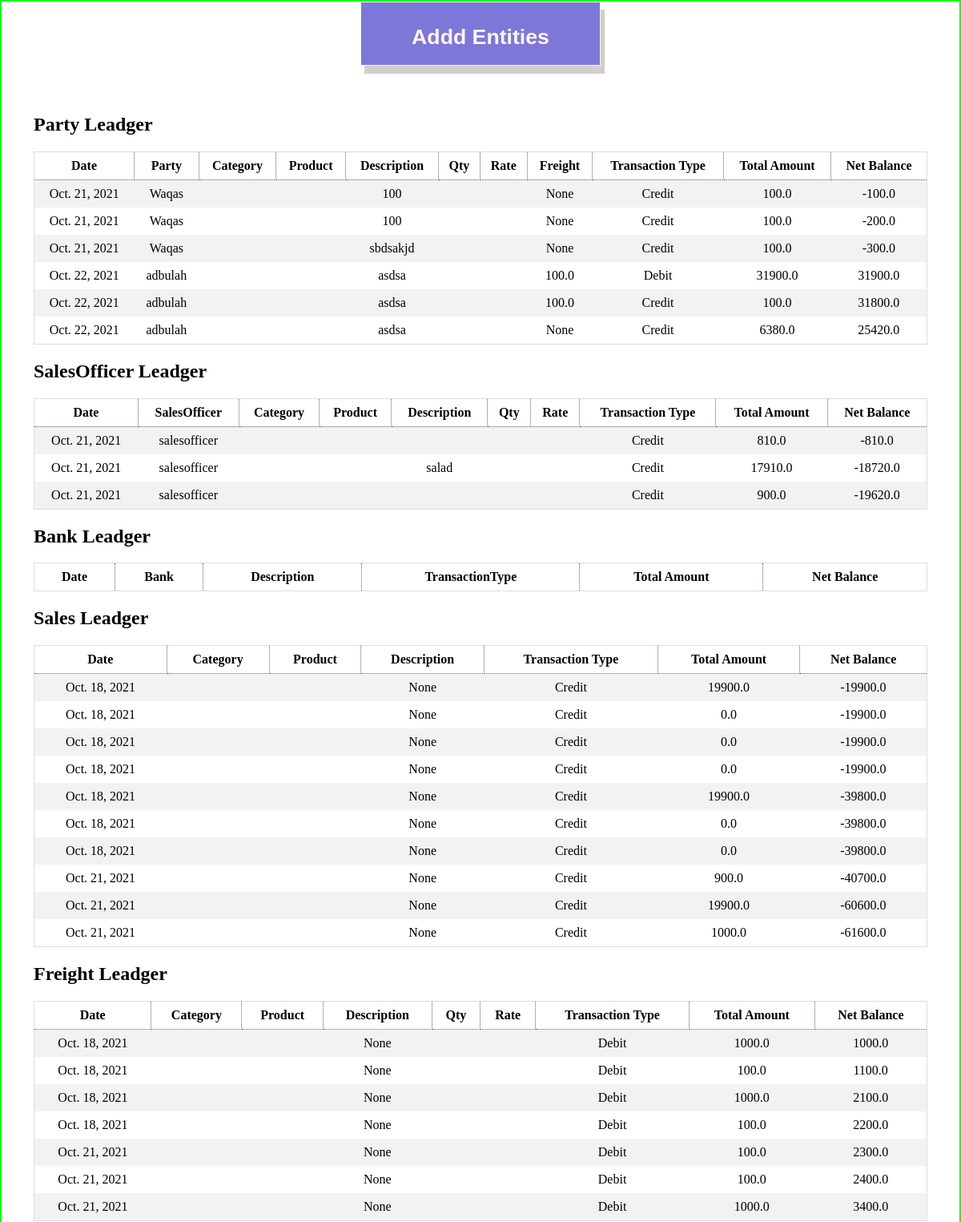
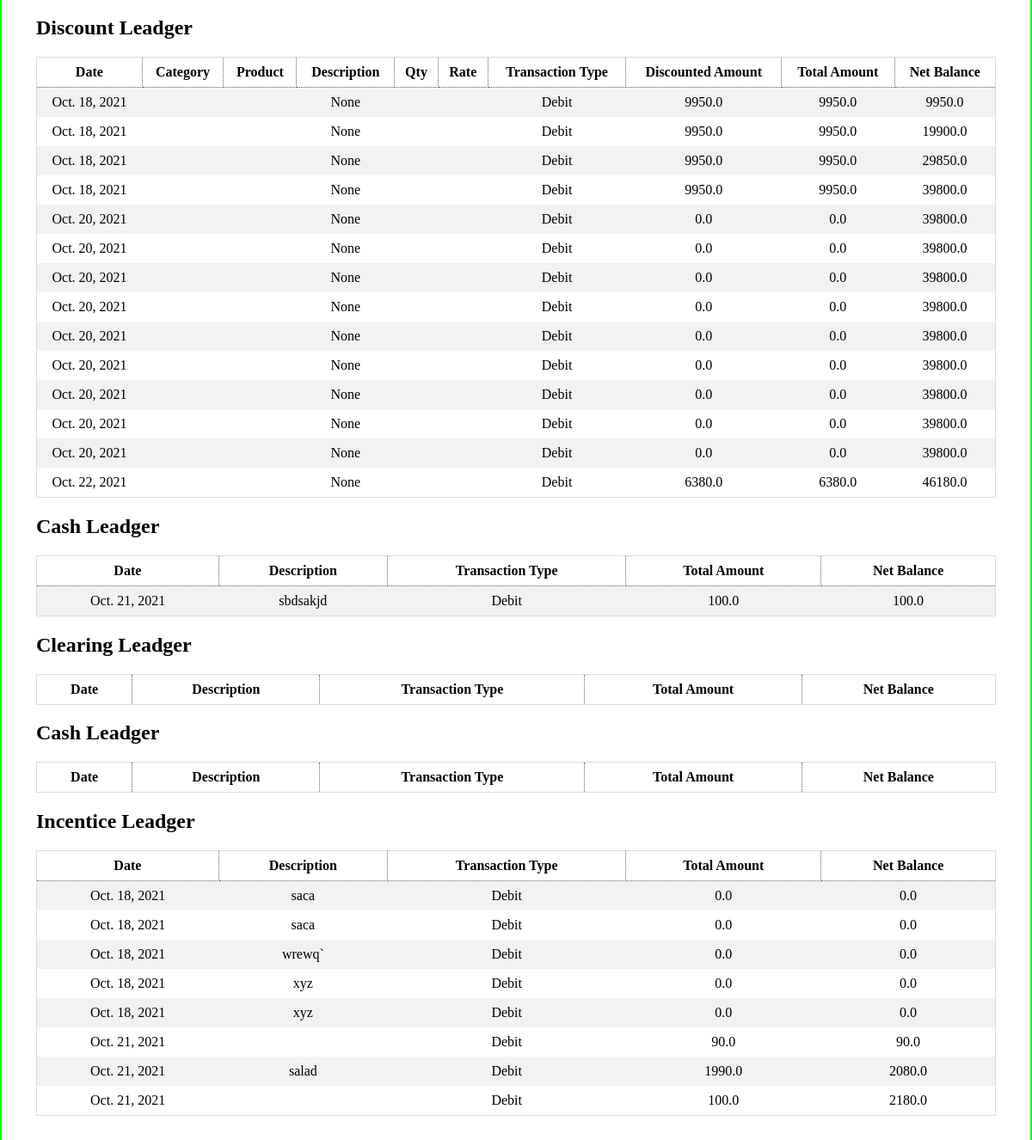
Page /apis/test on the earlier database version (2 pictures, top to bottom).
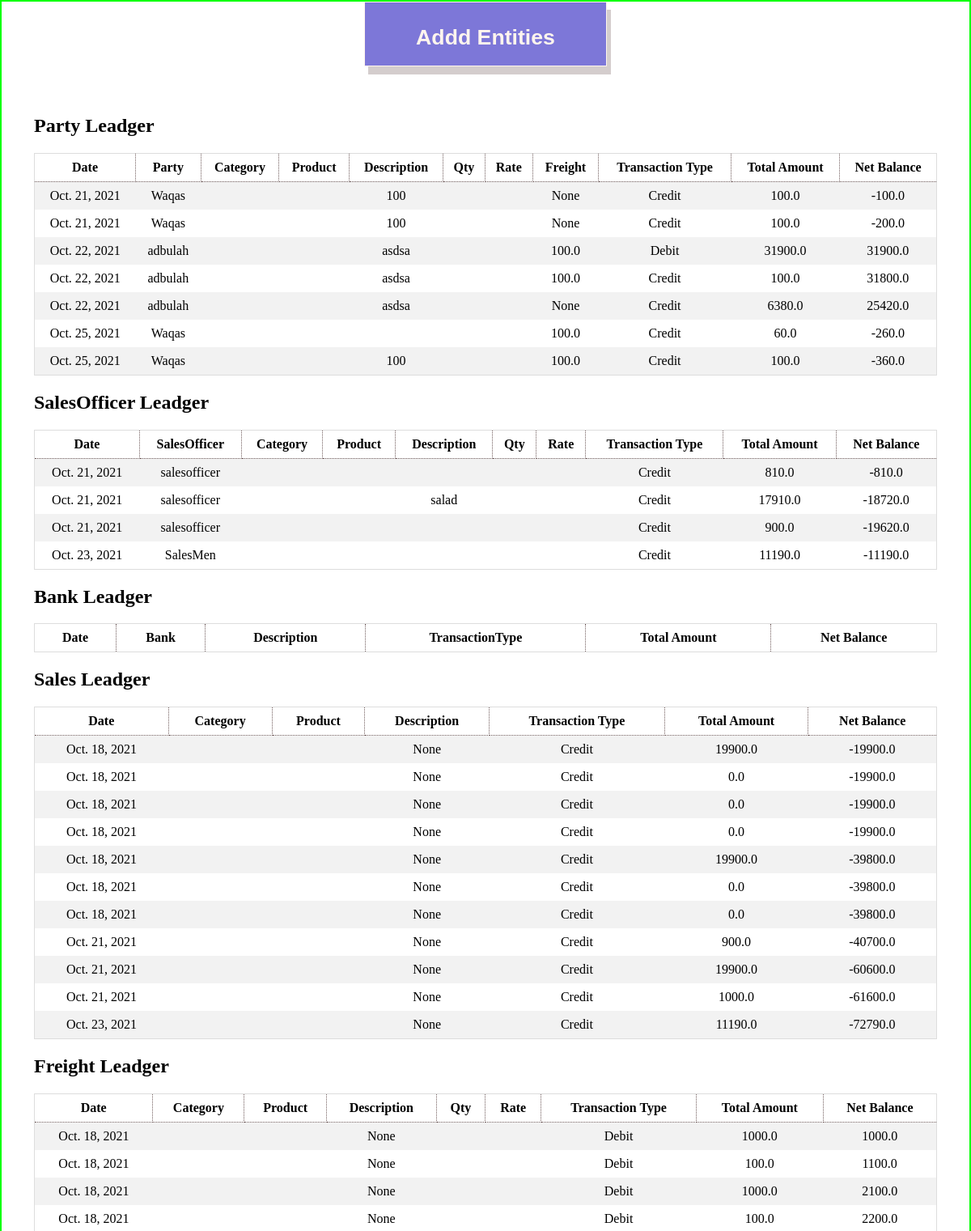
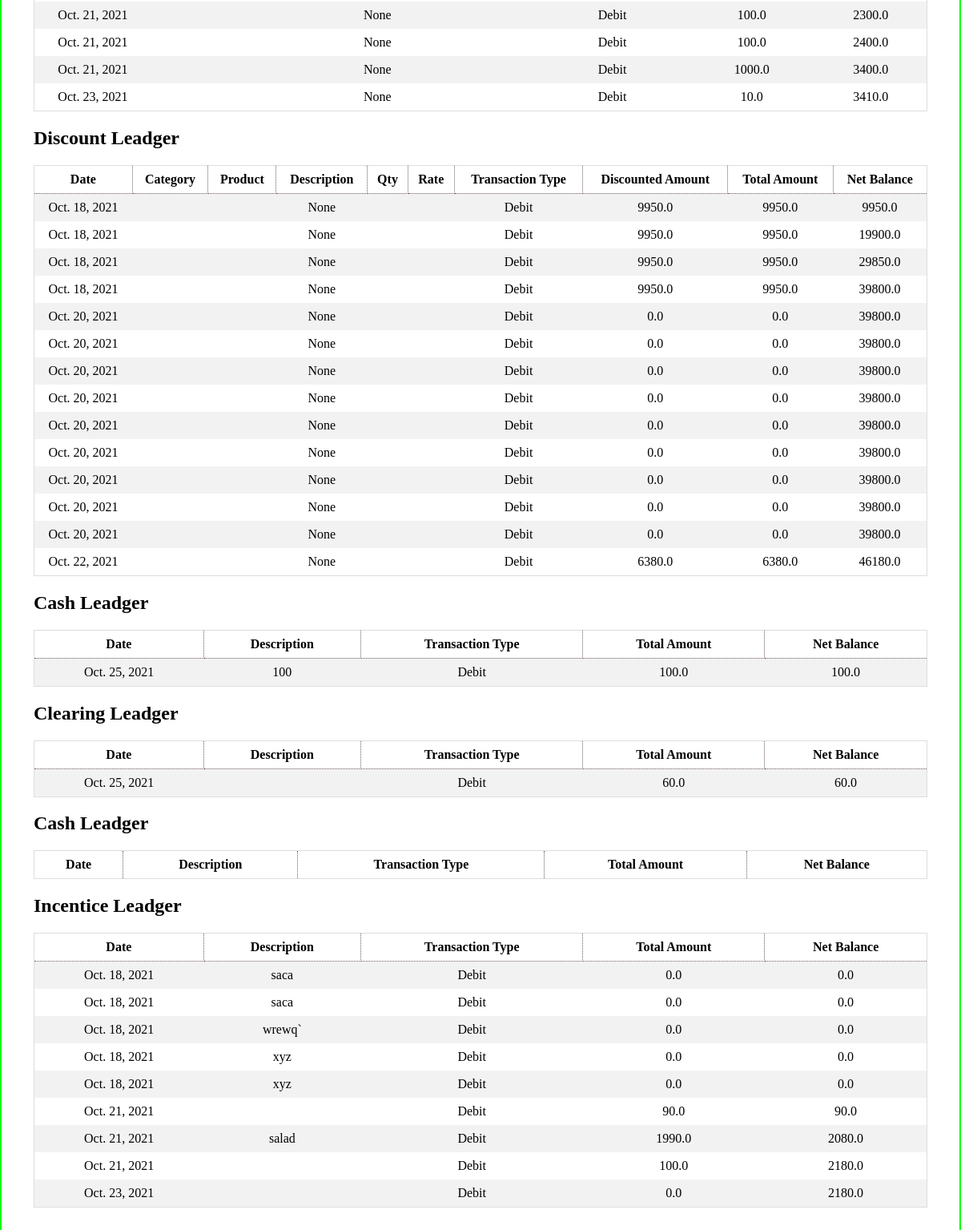
Same page on the later database version (2 pictures, top to bottom).
### app/models.py (models this page shows, shortened)
class Ledger(models.Model):
    date = models.DateField(default=timezone.now, blank=True)
    description = models.CharField(max_length=50, null=True)
    transaction_type = models.CharField(max_length=50, choices=(
        ('Debit', 'Debit'), ('Credit', 'Credit')))
    total_amount = models.FloatField(null=True)
    net_balance = models.FloatField(blank=True, default=0.0)

class PartyLedger(Ledger):
    party = models.ForeignKey(Party,on_delete=models.CASCADE)
    sales_officer = models.ForeignKey(SalesOfficer, on_delete=models.CASCADE,null=True,blank=True)
    freight = models.FloatField(blank=True,null=True)

class Ledger(models.Model):
    date = models.DateField(default=timezone.now, blank=True)
    description = models.CharField(max_length=50, null=True)
    transaction_type = models.CharField(max_length=50, choices=(
        ('Debit', 'Debit'), ('Credit', 'Credit')))
    total_amount = models.FloatField(null=True)
    net_balance = models.FloatField(blank=True, default=0.0)

class Party(models.Model):
    ref_id = models.IntegerField(blank=True,null=True)
    name = models.CharField(max_length=30, unique=True)
    email = models.EmailField(max_length=30, unique=True)
    area = models.CharField(max_length=300)
    zone = models.CharField(max_length=300)
    region = models.CharField(max_length=300)
    contact = models.CharField(max_length=13)
    discount = models.ForeignKey(DiscountCategory,on_delete=models.CASCADE)
    sale_officer = models.ForeignKey(SalesOfficer,on_delete=models.CASCADE)
    category = models.ForeignKey(Category,on_delete=models.SET_NULL,null=True)
    creditLimit = models.FloatField()
    salesTarget = models.FloatField()
    opening_Balance = models.FloatField()
    current_Balance = models.FloatField(blank=True, null=True)
    SCI = models.FileField(null=True,blank=True,upload_to='Security Check Images')
    TOR = models.FileField(null=True,blank=True,upload_to='Terms of Recoreds')
    date = models.DateField(default=timezone.now, blank=True)
    def __str__(self):
        return self.name

class SalesOfficerLedger(Ledger):
    sales_officer = models.ForeignKey(SalesOfficer, on_delete=models.CASCADE)
    party_order = models.IntegerField(null=True,blank=True)

class SalesOfficer(models.Model):
    name = models.CharField(max_length=200,unique=True)
    commission = models.FloatField(default=0.0)
    contact = models.CharField(max_length=13)
    opening_Balance = models.FloatField()
    current_Balance = models.FloatField(blank=True, null=True)
    user = models.OneToOneField(User,on_delete=models.CASCADE)
    date = models.DateField(default=timezone.now, blank=True)
    def __str__(self):
        return self.name

class SalesLedger(Ledger):
    sales_person = models.ForeignKey(SalesPerson,on_delete=models.CASCADE)

class FreightLedger(Ledger):
    freight_person = models.ForeignKey(FreightPerson,on_delete=models.CASCADE)
    freight = models.FloatField()

class DiscountLedger(Ledger):
    discount_person = models.ForeignKey(DiscountPerson,on_delete=models.CASCADE)
    discounted_amount = models.FloatField()

class CashLedger(Ledger):
    cash_person = models.ForeignKey(CashPerson,on_delete=models.CASCADE)

class IncentiveLedger(Ledger):
    incentive_person = models.ForeignKey(IncentivePerson,on_delete=models.CASCADE)

class ClearingLedger(Ledger):
    clearing_person = models.ForeignKey(ClearingPerson,on_delete=models.CASCADE)

### app/views.py (the view)
# urls.py: path('test',views.Test),
def Test(request):
    party = m.PartyLedger.objects.all()
    salesofficer = m.SalesOfficerLedger.objects.all()
    sales = m.SalesLedger.objects.all()
    bank = m.BankLedger.objects.all()
    freight = m.FreightLedger.objects.all()
    discount = m.DiscountLedger.objects.all()
    cleariing = m.ClearingLedger.objects.all()
    cash = m.CashLedger.objects.all()
    incentive = m.IncentiveLedger.objects.all()
    response_dict = {'Party':party,'SalesOfficer':salesofficer,'Sales':sales,'Bank':bank,'Freight':freight
                    ,'Discount':discount,'Cash':cash,'Clearing':cleariing,'Incentive':incentive }
    return render(request,'test.html',response_dict)

### app/templates/test.html (shortened to what this page needs)
<!DOCTYPE html>
<html>
<head>
</head>
<body>
    <div style="width: 100wh;text-align: center;">
        <div>
            <button class='addBtn' onclick="Add()" id='btn'>
                <h1>Addd Entities</h1>
            </button>
        </div>
    </div>
    <div class="container">
        <h2>Party Leadger</h2>
        <div style="overflow-x:auto;">
            <table>
                <tr>
                    <th>Date</th>
                    <th>Party</th>
                    <th>Category</th>
                    <th>Product</th>
                    <th>Description</th>
                    <th>Qty</th>
                    <th>Rate</th>
                    <th>Freight</th>
                    <th>Transaction Type</th>
                    <th>Total Amount</th>
                    <th>Net Balance</th>
                </tr>
                {% for r in Party %}
                <tr>
                    <td>{{r.date}}</td>
                    <td>{{r.party}}</td>
                    <td>{{r.category}}</td>
                    <td>{{r.product}}</td>
                    <td>{{r.description}}</td>
                    <td>{{r.qty}}</td>
                    <td>{{r.rate}}</td>
                    <td>{{r.freight}}</td>
                    <td>{{r.transaction_type}}</td>
                    <td>{{r.total_amount}}</td>
                    <td>{{r.net_balance}}</td>
                </tr>
                {% endfor %}
            </table>
        </div>
        <h2>SalesOfficer Leadger</h2>
        <div style="overflow-x:auto;">
            <table>
                <tr>
                    <th>Date</th>
                    <th>SalesOfficer</th>
                    <th>Category</th>
                    <th>Product</th>
                    <th>Description</th>
                    <th>Qty</th>
                    <th>Rate</th>
                    <th>Transaction Type</th>
                    <th>Total Amount</th>
                    <th>Net Balance</th>
                </tr>
                {% for r in SalesOfficer %}
                <tr>
                    <td>{{r.date}}</td>
                    <td>{{r.sales_officer}}</td>
                    <td>{{r.category}}</td>
                    <td>{{r.product}}</td>
                    <td>{{r.description}}</td>
                    <td>{{r.qty}}</td>
                    <td>{{r.rate}}</td>
                    <td>{{r.transaction_type}}</td>
                    <td>{{r.total_amount}}</td>
                    <td>{{r.net_balance}}</td>
                </tr>
                {% endfor %}
            </table>
        </div>
        <h2>Bank Leadger</h2>
        <div style="overflow-x:auto;">
            <table>
                <tr>
                    <th>Date</th>
                    <th>Bank</th>
                    <th>Description</th>
                    <th>TransactionType</th>
                    <th>Total Amount</th>
                    <th>Net Balance</th>
                </tr>
            </table>
        </div>
        <h2>Sales Leadger</h2>
        <div style="overflow-x:auto;">
            <table>
                <tr>
                    <th>Date</th>
                    <th>Category</th>
                    <th>Product</th>
                    <th>Description</th>
                    <th>Transaction Type</th>
                    <th>Total Amount</th>
                    <th>Net Balance</th>
                </tr>
                {% for r in Sales %}
                <tr>
                    <td>{{r.date}}</td>
                    <td>{{r.category}}</td>
                    <td>{{r.product}}</td>
                    <td>{{r.description}}</td>
                    <td>{{r.transaction_type}}</td>
                    <td>{{r.total_amount}}</td>
                    <td>{{r.net_balance}}</td>
                </tr>
                {% endfor %}
            </table>
        </div>
        <h2>Freight Leadger</h2>
        <div style="overflow-x:auto;">
            <table>
                <tr>
                    <th>Date</th>
                    <th>Category</th>
                    <th>Product</th>
                    <th>Description</th>
                    <th>Qty</th>
                    <th>Rate</th>
                    <th>Transaction Type</th>
                    <th>Total Amount</th>
                    <th>Net Balance</th>
                </tr>
                {% for r in Freight %}
                <tr>
                    <td>{{r.date}}</td>
                    <td>{{r.category}}</td>
                    <td>{{r.product}}</td>
                    <td>{{r.description}}</td>
                    <td>{{r.qty}}</td>
                    <td>{{r.rate}}</td>
                    <td>{{r.transaction_type}}</td>
                    <td>{{r.total_amount}}</td>
                    <td>{{r.net_balance}}</td>
                </tr>
                {% endfor %}
            </table>
        </div>
        <h2>Discount Leadger</h2>
        <div style="overflow-x:auto;">
            <table>
                <tr>
                    <th>Date</th>
                    <th>Category</th>
                    <th>Product</th>
                    <th>Description</th>
                    <th>Qty</th>
                    <th>Rate</th>
                    <th>Transaction Type</th>
                    <th>Discounted Amount</th>
                    <th>Total Amount</th>
                    <th>Net Balance</th>
                </tr>
                {% for r in Discount %}
                <tr>
                    <td>{{r.date}}</td>
                    <td>{{r.category}}</td>
                    <td>{{r.product}}</td>
                    <td>{{r.description}}</td>
                    <td>{{r.qty}}</td>
                    <td>{{r.rate}}</td>
                    <td>{{r.transaction_type}}</td>
                    <td>{{r.discounted_amount}}</td>
                    <td>{{r.total_amount}}</td>
                    <td>{{r.net_balance}}</td>
                </tr>
                {% endfor %}
            </table>
        </div>
        <h2>Cash Leadger</h2>
        <div style="overflow-x:auto;">
            <table>
                <tr>
                    <th>Date</th>
                    <th>Description</th>
                    <th>Transaction Type</th>
                    <th>Total Amount</th>
                    <th>Net Balance</th>
                </tr>
                {% for r in Cash %}
                <tr>
                    <td>{{r.date}}</td>
                    <td>{{r.description}}</td>
                    <td>{{r.transaction_type}}</td>
                    <td>{{r.total_amount}}</td>
                    <td>{{r.net_balance}}</td>
                </tr>
                {% endfor %}
            </table>
        </div>
        <h2>Clearing Leadger</h2>
        <div style="overflow-x:auto;">
            <table>
                <tr>
                    <th>Date</th>
                    <th>Description</th>
                    <th>Transaction Type</th>
                    <th>Total Amount</th>
                    <th>Net Balance</th>
                </tr>
                {% for r in Clearing %}
                <tr>
                    <td>{{r.date}}</td>
                    <td>{{r.description}}</td>
                    <td>{{r.transaction_type}}</td>
                    <td>{{r.total_amount}}</td>
                    <td>{{r.net_balance}}</td>
                </tr>
                {% endfor %}
            </table>
        </div>
        <h2>Cash Leadger</h2>
        <div style="overflow-x:auto;">
            <table>
                <tr>
                    <th>Date</th>
                    <th>Description</th>
                    <th>Transaction Type</th>
                    <th>Total Amount</th>
                    <th>Net Balance</th>
                </tr>
            </table>
        </div>
        <h2>Incentice Leadger</h2>
        <div style="overflow-x:auto;">
            <table>
                <tr>
                    <th>Date</th>
                    <th>Description</th>
                    <th>Transaction Type</th>
                    <th>Total Amount</th>
                    <th>Net Balance</th>
                </tr>
                {% for r in Incentive %}
                <tr>
                    <td>{{r.date}}</td>
                    <td>{{r.description}}</td>
                    <td>{{r.transaction_type}}</td>
                    <td>{{r.total_amount}}</td>
                    <td>{{r.net_balance}}</td>
                </tr>
                {% endfor %}
            </table>
        </div>
    </div>
</body>
</html>

### app/templates/test.html (style rules this page uses)
table { border-collapse: collapse; border-spacing: 0; width: 100%; border: 1px solid #ddd; }
th { border: 1px dotted rgb(112, 92, 92); }
th, td { text-align: center; padding: 8px; }
tr:nth-child(even) { background-color: #f2f2f2 }
.addBtn { border: 1px solid; padding: 10px; box-shadow: 5px 10px #d4cdcd; width: 25vw; height: 80px; background-color: rgb(125, 119, 216); color: seashell; font-weight: 600; }
.container { padding: 40px; }
body { border: 2px double rgb(0, 255, 0); margin: 0; padding: 0; }

Differences in the rows shown:
removed PartyLedger: date "Oct. 21, 2021", party "Waqas", description "sbdsakjd", freight "None", transaction_type "Credit", total_amount "100.0", net_balance "-300.0"
removed CashLedger: date "Oct. 21, 2021", description "sbdsakjd", transaction_type "Debit", total_amount "100.0", net_balance "100.0"
added PartyLedger: date "Oct. 25, 2021", party "Waqas", freight "100.0", transaction_type "Credit", total_amount "60.0", net_balance "-260.0"
added PartyLedger: date "Oct. 25, 2021", party "Waqas", description "100", freight "100.0", transaction_type "Credit", total_amount "100.0", net_balance "-360.0"
added SalesOfficerLedger: date "Oct. 23, 2021", sales_officer "SalesMen", transaction_type "Credit", total_amount "11190.0", net_balance "-11190.0"
added SalesLedger: date "Oct. 23, 2021", description "None", transaction_type "Credit", total_amount "11190.0", net_balance "-72790.0"
added FreightLedger: date "Oct. 23, 2021", description "None", transaction_type "Debit", total_amount "10.0", net_balance "3410.0"
added CashLedger: date "Oct. 25, 2021", description "100", transaction_type "Debit", total_amount "100.0", net_balance "100.0"
added ClearingLedger: date "Oct. 25, 2021", transaction_type "Debit", total_amount "60.0", net_balance "60.0"
added IncentiveLedger: date "Oct. 23, 2021", transaction_type "Debit", total_amount "0.0", net_balance "2180.0"
